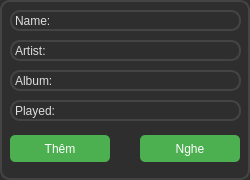
<?xml version="1.0" encoding="UTF-8"?>
<ui version="4.0">
 <class>Form</class>
 <widget class="QWidget" name="Form">
  <property name="geometry">
   <rect>
    <x>0</x>
    <y>0</y>
    <width>250</width>
    <height>180</height>
   </rect>
  </property>
  <property name="windowTitle">
   <string>Form</string>
  </property>
  <property name="styleSheet">
   <string notr="true">background-color: #2e2e2e; /* Dark gray for the background */
    border: 2px solid #444444; /* Slightly lighter gray for the border */
    border-radius: 10px;
    box-shadow: 0px 2px 5px rgba(0, 0, 0, 0.3); /* Subtle shadow for depth */</string>
  </property>
  <widget class="QLabel" name="lbl_name">
   <property name="geometry">
    <rect>
     <x>10</x>
     <y>10</y>
     <width>231</width>
     <height>21</height>
    </rect>
   </property>
   <property name="styleSheet">
    <string notr="true">color: #dddddd;</string>
   </property>
   <property name="text">
    <string>Name:</string>
   </property>
  </widget>
  <widget class="QLabel" name="lbl_artist">
   <property name="geometry">
    <rect>
     <x>10</x>
     <y>40</y>
     <width>231</width>
     <height>21</height>
    </rect>
   </property>
   <property name="styleSheet">
    <string notr="true">color: #dddddd;</string>
   </property>
   <property name="text">
    <string>Artist: </string>
   </property>
  </widget>
  <widget class="QLabel" name="lbl_album">
   <property name="geometry">
    <rect>
     <x>10</x>
     <y>70</y>
     <width>231</width>
     <height>21</height>
    </rect>
   </property>
   <property name="styleSheet">
    <string notr="true">color: #dddddd;</string>
   </property>
   <property name="text">
    <string>Album:</string>
   </property>
  </widget>
  <widget class="QLabel" name="lbl_playcount">
   <property name="geometry">
    <rect>
     <x>10</x>
     <y>100</y>
     <width>231</width>
     <height>21</height>
    </rect>
   </property>
   <property name="styleSheet">
    <string notr="true">color: #dddddd;</string>
   </property>
   <property name="text">
    <string>Played:</string>
   </property>
  </widget>
  <widget class="QPushButton" name="btn_play">
   <property name="geometry">
    <rect>
     <x>140</x>
     <y>130</y>
     <width>100</width>
     <height>32</height>
    </rect>
   </property>
   <property name="styleSheet">
    <string notr="true">    background-color: #4caf50; /* Green button for a clean look */
    color: white;
    border: none;
    border-radius: 5px;
    padding: 5px 15px;
    margin-top: 5px;</string>
   </property>
   <property name="text">
    <string>Nghe</string>
   </property>
  </widget>
  <widget class="QPushButton" name="btn_add">
   <property name="geometry">
    <rect>
     <x>10</x>
     <y>130</y>
     <width>100</width>
     <height>32</height>
    </rect>
   </property>
   <property name="styleSheet">
    <string notr="true">    background-color: #4caf50; /* Green button for a clean look */
    color: white;
    border: none;
    border-radius: 5px;
    padding: 5px 15px;
    margin-top: 5px;</string>
   </property>
   <property name="text">
    <string>Thêm</string>
   </property>
  </widget>
 </widget>
 <resources/>
 <connections/>
</ui>
